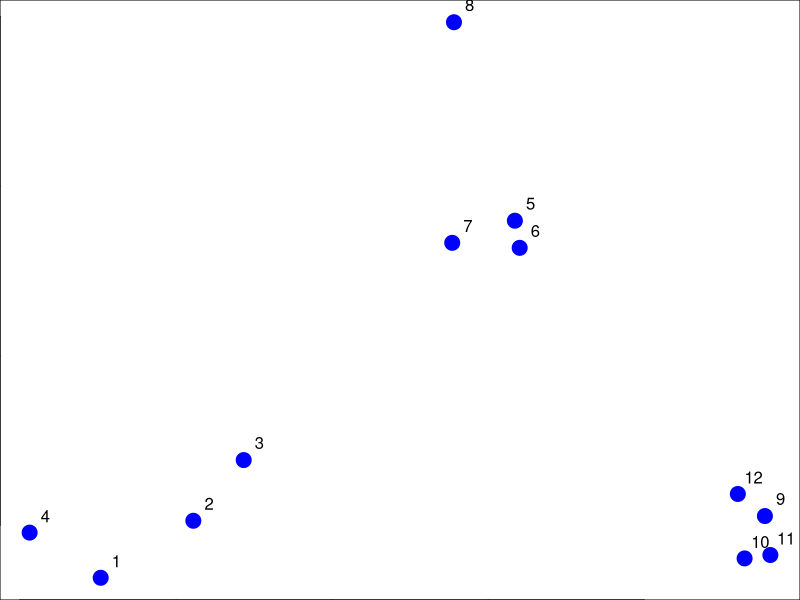
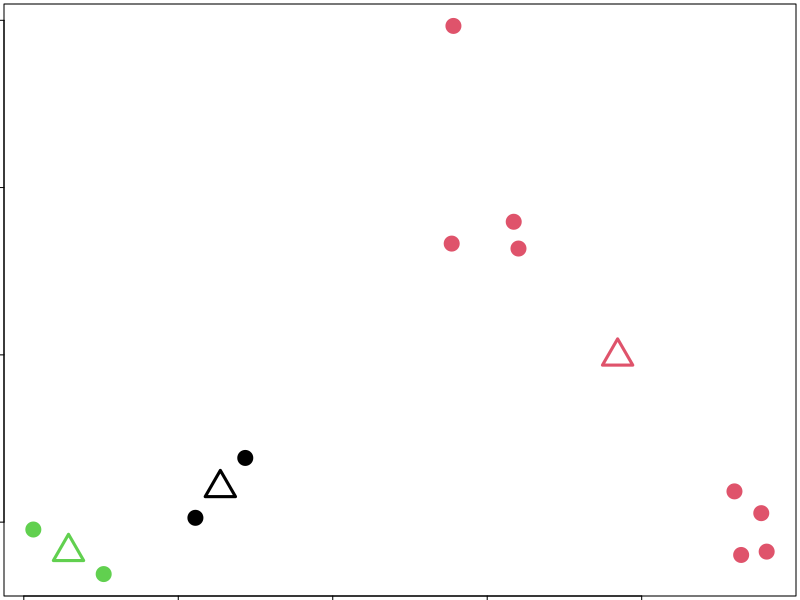
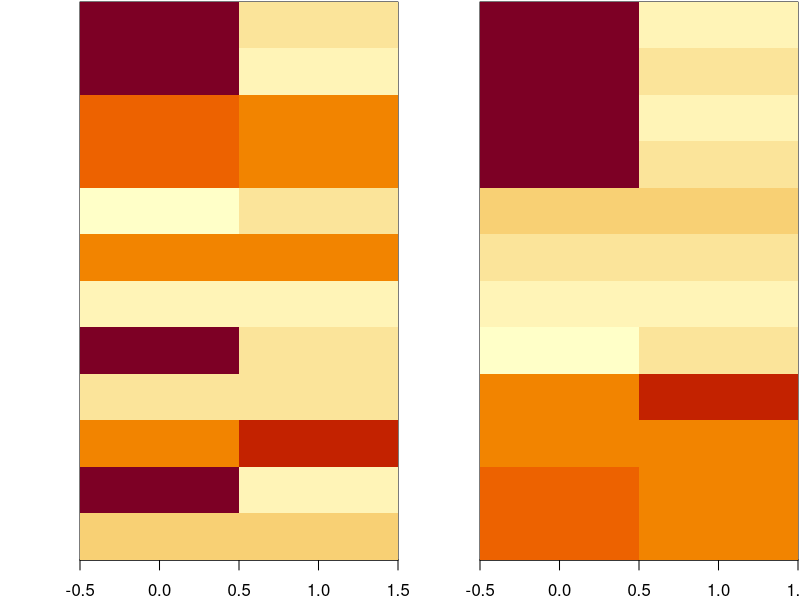

Recreate these plots in R, in order.
#k-means clustering

#basic principles:
  #how do we define close?
  #how do we group things?
  #how do we visualize the group?
  #how do we interpret this visualization?

#example

set.seed(1234)

par(mar = c(0,0,0,0))

x <- rnorm(12, mean = rep(1:3, each = 4), sd = 0.2)

y <- rnorm(12, mean = rep(c(1,2,1),each = 4), sd = 0.2)

plot(x,y,col = "blue", pch = 19, cex = 2)

text(x + 0.05, y + 0.05, labels = as.character(1:12))

#assign centroids

dataFrame <- data.frame(x,y)

kmeansObj <- kmeans(dataFrame,centers=3)

names(kmeansObj)

kmeansObj$cluster

par(mar=rep(0.2,4))

plot(x,y, col = kmeansObj$cluster,pch = 19, cex = 2)

points(kmeansObj$centers, col = 1:3, pch = 2, cex = 3, lwd = 3)

#k-means heatmaps

set.seed(1234)

dataMatrix <- as.matrix(dataFrame)[sample(1:12),]

kmeansObj2 <- kmeans(dataMatrix, centers = 3)

par(mfrow = c(1,2), mar = c(2,4,0.1,0.1))

image(t(dataMatrix)[,nrow(dataMatrix):1], yaxt = "n")

image(t(dataMatrix)[,order(kmeansObj2$cluster)], yaxt = "n")

#summary

  #requires number of clusters
  #pick by eye/intuition
  #not deterministic
  #different number of iterarions